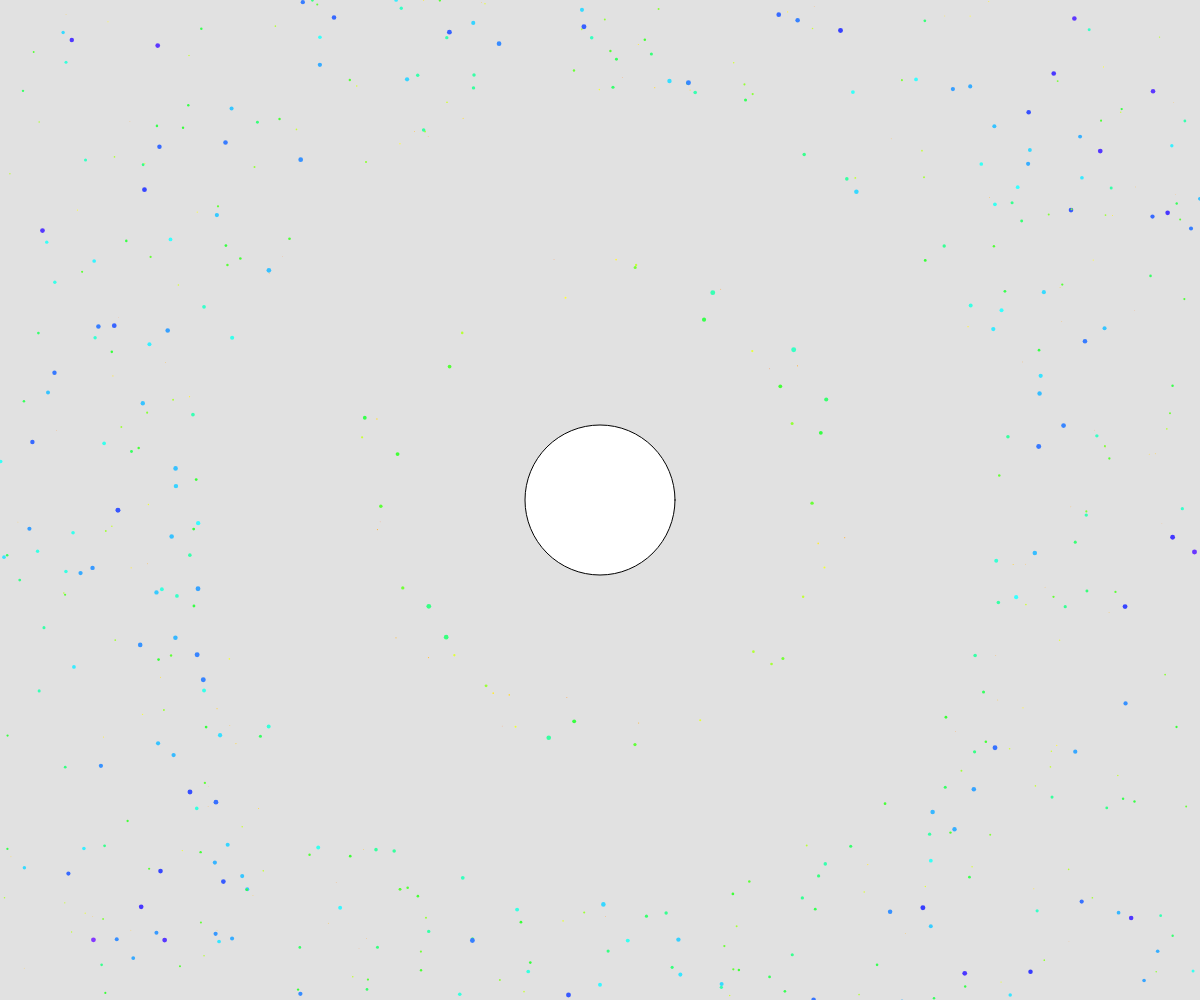
Frame 1 (no input)
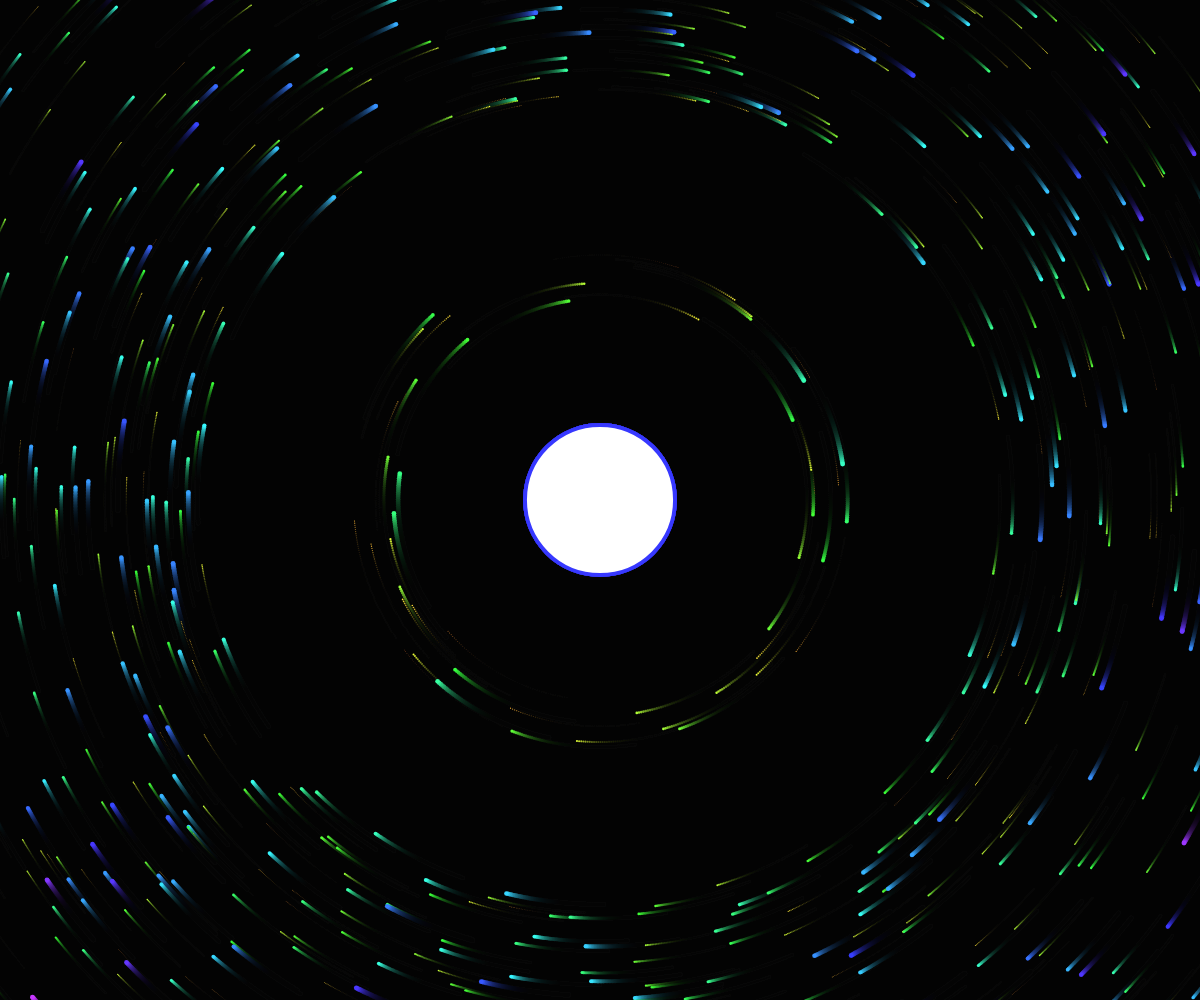
Frame 60 (no input)
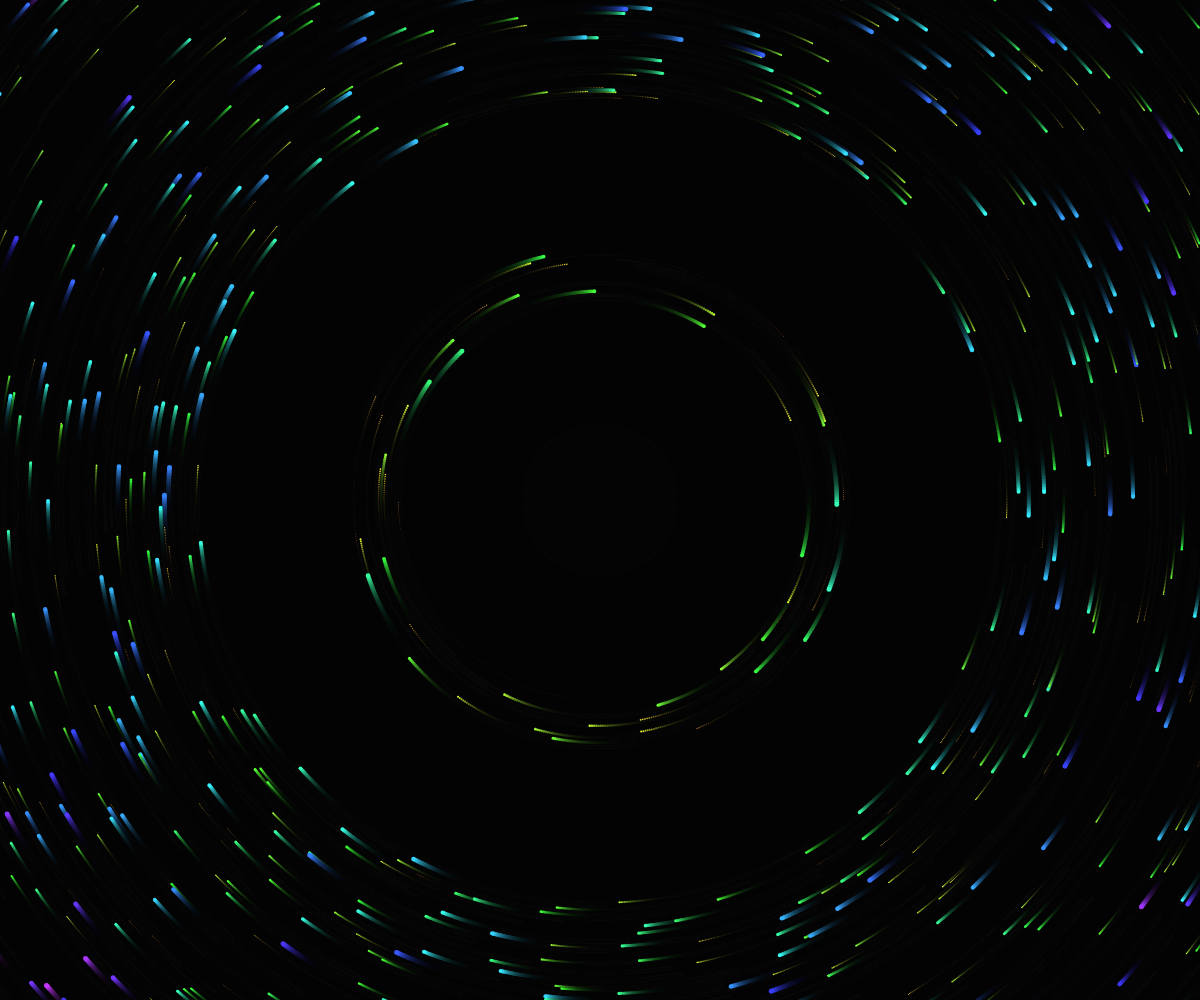
Frame 120 (the mouse pressed at the canvas centre since frame 60)

The p5.js sketch that drew these frames (run headless with seeded random() and noise() and a simulated clock; from frame 60 on, the mouse is pressed at the canvas centre):

// p5.js sketch
// ── sketch.js
let particles = [];
let delp = false;
let moving = false;
let direction = "left";
let bhx;
let bhy;
let LmagMax = 0;
const bhmass = 8000;
const G = 2000;
const softening = 350;
let innerRadius = 400;
let outerRadius = 1050;



function createParticles() {
  let r = random(innerRadius,outerRadius);
  let theta = random(0, TWO_PI);
  let x = bhx + r*cos(theta);
  let y = bhy + r*sin(theta);
  let ux = -sin(theta);
  let uy = cos(theta);
  let v = sqrt(G*bhmass/r);
  let vx = ux*v;
  let vy = uy*v;
  return {
    x,y,
    vx,vy,
    ax:0,
    ay:0,
    mass: random(5,50),
  };
}

function getDistance(x1,y1) {
  return sqrt( (x1 - bhx) ** 2 + (y1 - bhy) ** 2 )
}

function getAngularMomentum(p) {
  let rx = p.x - bhx;
  let ry = p.y - bhy;
  let vx = p.vx;
  let vy = p.vy;

  let L = p.mass * (rx*vy - ry*vx);
  return L;
}

function applyForces(p, dt) {
  let distance = getDistance(p.x,p.y);

  distance = max(distance, 1);

  let dx = (bhx - p.x) / distance;
  let dy = (  bhy - p.y) / distance;

  let F = G * p.mass * bhmass / ( distance ** 2 + softening);

  p.ax = dx * F / p.mass;
  p.ay = dy * F / p.mass;

  p.vx += p.ax * dt;
  p.vy += p.ay * dt;

  p.x += p.vx * dt;
  p.y += p.vy * dt;

  p.ax = 0;
  p.ay = 0;

}

function accelerationAt(x,y,mass) {
  let dx = bhx - x ;
  let dy = bhy - y ;
  let r = sqrt( dx*dx + dy*dy );
  r = max(r,1);

  dx /= r;
  dy /= r;

  let F = ( G * mass * bhmass ) / ( r*r + softening );

  return {
    ax: dx * F / mass,
    ay: dy * F / mass,
  };


}

function RK4Integrate(p,dt) {
  
  let a1 = accelerationAt(p.x,p.y,p.mass);
  let k1 = {
    dx: p.vx,
    dy: p.vy,
    dvx: a1.ax,
    dvy: a1.ay
  };

  let a2 = accelerationAt(
    p.x + k1.dx * dt/2,
    p.y + k1.dy * dt/2,
    p.mass
  );
  
  let k2 = {
    dx: p.vx + k1.dvx * dt/2,
    dy: p.vy + k1.dvy * dt/2,
    dvx: a2.ax,
    dvy: a2.ay
  };

  let a3 = accelerationAt(
    p.x + k2.dx * dt/2,
    p.y + k2.dy * dt/2,
    p.mass
  );

  let k3 = {
    dx: p.vx + k2.dvx * dt/2,
    dy: p.vy + k2.dvy * dt/2,
    dvx: a3.ax,
    dvy: a3.ay
  };

  let a4 = accelerationAt(
    p.x + k3.dx * dt,
    p.y + k3.dy * dt,
    p.mass
  );

  let k4 = {
    dx: p.vx + k3.dvx * dt,
    dy: p.vy + k3.dvy * dt,
    dvx: a4.ax,
    dvy: a4.ay
  };

  p.x += dt/6 * ( k1.dx + 2*k2.dx + 2*k3.dx + k4.dx );
  p.y += dt/6 * ( k1.dy + 2*k2.dy + 2*k3.dy + k4.dy );

  p.vx += dt/6 * ( k1.dvx + 2*k2.dvx + 2*k3.dvx + k4.dvx );
  p.vy += dt/6 * ( k1.dvy + 2*k2.dvy + 2*k3.dvy + k4.dvy );
}

function reset() {
  innerRadius = 400;
  outerRadius = 1050;
  bhx = windowWidth/2;
  bhy = windowHeight/2;
  for (let i = 0; i < 1500; i++) {
    let randomParticle = createParticles();
    particles.push(randomParticle)
    console.log(particles[i]);
  } 
  for (let i = 0; i < 50; i ++) {
    innerRadius = 200;
    outerRadius = 250;
    let randomParticle = createParticles();
    particles.push(randomParticle)
    console.log(particles[i]);
  }
}

function setup() {
  createCanvas(windowWidth, windowHeight);
  colorMode(HSB,255);
  reset();
  for (let p of particles) {
    let L_ = abs(getAngularMomentum(p));
    if (L_ > LmagMax) LmagMax = L_;
  }
}

function draw() {
  background(0, 30);
  let dt = deltaTime/2000;
  fill(255);
  if (mouseIsPressed == true) {
    bhx = mouseX;
    bhy = mouseY;
  }
  else {
    bhx = windowWidth/2;
    bhy = windowHeight/2;
    circle(bhx,bhy,150);
  }

  for (let i = particles.length - 1; i >=0; i--) {
    let p = particles[i];
    RK4Integrate(p,dt);
    let L = getAngularMomentum(p);
    let Lmag = abs(L); 
    if (frameCount%120 == 0) {
      for (let p of particles) {
        let L_ = abs(getAngularMomentum(p));
        if (L_ > LmagMax) LmagMax = L_;
        }
      }
  console.log(LmagMax); 
    let Huevalue = map(Lmag,0,LmagMax,0,240);
    Huevalue = constrain(Huevalue,0,240);
    stroke(Huevalue, 200, 255);
    if (getDistance(p.x,p.y) < 10 && delp == true) {
      particles.splice(i,1);
      continue;
    }
    strokeWeight(p.mass * 0.1);
    point(p.x,p.y);
  }
  
  if (moving) {
    if (direction == "right") {
      bhx++;
    }
    if (direction == "left") {
      bhx--;
    }
    if (bhx > windowWidth) {
      direction = "left";
    }
    if (bhx < 0) {
      direction = "right";
    }
  }
}

function keyPressed() {
  if (key == "r") {
    particles = [];
    reset();
  }
}
